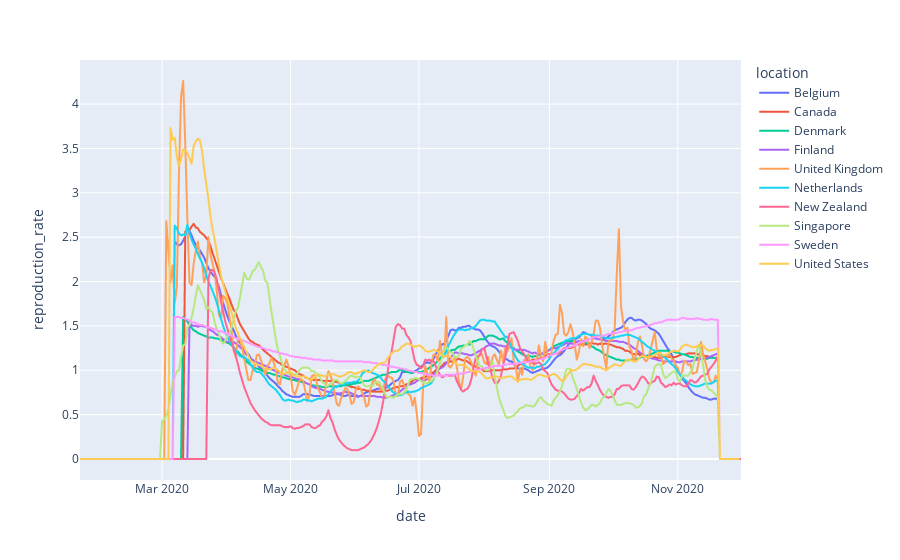

Here is the notebook cell this chart was saved with:
### Code cell
fig2 = px.line(df, x="date", y="reproduction_rate", color='location')
fig2.show()
fig2.write_html("date_vs_cases.html",include_plotlyjs = False)

### Figure 1 — Plotly figure (JSON) as saved in the notebook; plotly's stock layout.template omitted (floating-point values rounded to 4 significant figures; data arrays with more than 128 entries replaced by an {"elided": "..."} marker saying what was removed)
{"data": [{"hovertemplate": "location=Belgium<br>date=%{x}<br>reproduction_rate=%{y}<extra></extra>", "legendgroup": "Belgium", "line": {"color": "#636efa", "dash": "solid"}, "mode": "lines", "name": "Belgium", "showlegend": true, "type": "scattergl", "x": {"elided": "313 str values"}, "xaxis": "x", "y": {"elided": "313 float values"}, "yaxis": "y"}, {"hovertemplate": "location=Canada<br>date=%{x}<br>reproduction_rate=%{y}<extra></extra>", "legendgroup": "Canada", "line": {"color": "#EF553B", "dash": "solid"}, "mode": "lines", "name": "Canada", "showlegend": true, "type": "scattergl", "x": {"elided": "313 str values"}, "xaxis": "x", "y": {"elided": "313 float values"}, "yaxis": "y"}, {"hovertemplate": "location=Denmark<br>date=%{x}<br>reproduction_rate=%{y}<extra></extra>", "legendgroup": "Denmark", "line": {"color": "#00cc96", "dash": "solid"}, "mode": "lines", "name": "Denmark", "showlegend": true, "type": "scattergl", "x": {"elided": "313 str values"}, "xaxis": "x", "y": {"elided": "313 float values"}, "yaxis": "y"}, {"hovertemplate": "location=Finland<br>date=%{x}<br>reproduction_rate=%{y}<extra></extra>", "legendgroup": "Finland", "line": {"color": "#ab63fa", "dash": "solid"}, "mode": "lines", "name": "Finland", "showlegend": true, "type": "scattergl", "x": {"elided": "313 str values"}, "xaxis": "x", "y": {"elided": "313 float values"}, "yaxis": "y"}, {"hovertemplate": "location=United Kingdom<br>date=%{x}<br>reproduction_rate=%{y}<extra></extra>", "legendgroup": "United Kingdom", "line": {"color": "#FFA15A", "dash": "solid"}, "mode": "lines", "name": "United Kingdom", "showlegend": true, "type": "scattergl", "x": {"elided": "313 str values"}, "xaxis": "x", "y": {"elided": "313 float values"}, "yaxis": "y"}, {"hovertemplate": "location=Netherlands<br>date=%{x}<br>reproduction_rate=%{y}<extra></extra>", "legendgroup": "Netherlands", "line": {"color": "#19d3f3", "dash": "solid"}, "mode": "lines", "name": "Netherlands", "showlegend": true, "type": "scattergl", "x": {"elided": "313 str values"}, "xaxis": "x", "y": {"elided": "313 float values"}, "yaxis": "y"}, {"hovertemplate": "location=New Zealand<br>date=%{x}<br>reproduction_rate=%{y}<extra></extra>", "legendgroup": "New Zealand", "line": {"color": "#FF6692", "dash": "solid"}, "mode": "lines", "name": "New Zealand", "showlegend": true, "type": "scattergl", "x": {"elided": "314 str values"}, "xaxis": "x", "y": {"elided": "314 float values"}, "yaxis": "y"}, {"hovertemplate": "location=Singapore<br>date=%{x}<br>reproduction_rate=%{y}<extra></extra>", "legendgroup": "Singapore", "line": {"color": "#B6E880", "dash": "solid"}, "mode": "lines", "name": "Singapore", "showlegend": true, "type": "scattergl", "x": {"elided": "313 str values"}, "xaxis": "x", "y": {"elided": "313 float values"}, "yaxis": "y"}, {"hovertemplate": "location=Sweden<br>date=%{x}<br>reproduction_rate=%{y}<extra></extra>", "legendgroup": "Sweden", "line": {"color": "#FF97FF", "dash": "solid"}, "mode": "lines", "name": "Sweden", "showlegend": true, "type": "scattergl", "x": {"elided": "313 str values"}, "xaxis": "x", "y": {"elided": "313 float values"}, "yaxis": "y"}, {"hovertemplate": "location=United States<br>date=%{x}<br>reproduction_rate=%{y}<extra></extra>", "legendgroup": "United States", "line": {"color": "#FECB52", "dash": "solid"}, "mode": "lines", "name": "United States", "showlegend": true, "type": "scattergl", "x": {"elided": "314 str values"}, "xaxis": "x", "y": {"elided": "314 float values"}, "yaxis": "y"}], "layout": {"legend": {"title": {"text": "location"}, "tracegroupgap": 0}, "margin": {"t": 60}, "xaxis": {"anchor": "y", "domain": [0, 1], "title": {"text": "date"}}, "yaxis": {"anchor": "x", "domain": [0, 1], "title": {"text": "reproduction_rate"}}}}
